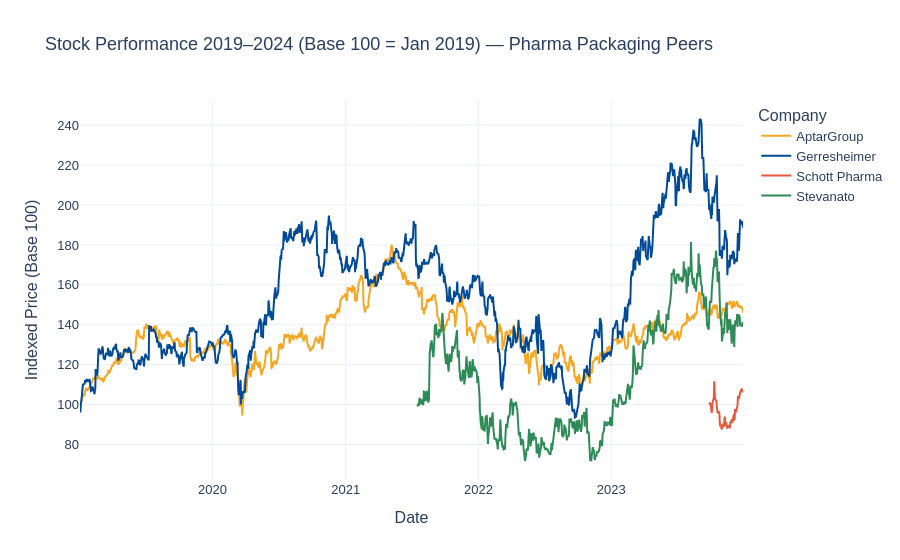

The notebook cell saved with this chart:
### Code cell
prices["date"] = pd.to_datetime(prices["date"])
prices = prices.sort_values(["company", "date"])

base = prices.groupby("company").first()["close"]
prices["close_norm"] = prices.apply(
    lambda r: r["close"] / base[r["company"]] * 100, axis=1
)

fig2 = go.Figure()

colors_map = {
    "Gerresheimer":  "#004A96",
    "Schott Pharma": "#E8593C",
    "Stevanato":     "#2E8B57",
    "AptarGroup":    "#F5A623"
}

for company in prices["company"].unique():
    subset = prices[prices["company"] == company]
    fig2.add_trace(go.Scatter(
        x=subset["date"],
        y=subset["close_norm"],
        name=company,
        mode="lines",
        line=dict(color=colors_map.get(company, "gray"), width=2)
    ))

fig2.update_layout(
    title="Stock Performance 2019–2024 (Base 100 = Jan 2019) — Pharma Packaging Peers",
    xaxis_title="Date",
    yaxis_title="Indexed Price (Base 100)",
    template="plotly_white",
    font=dict(family="Arial", size=13),
    hovermode="x unified",
    legend_title="Company"
)

fig2.show()

### Figure 1 — Plotly figure (JSON) as saved in the notebook; plotly's stock layout.template omitted (floating-point values rounded to 4 significant figures; data arrays with more than 128 entries replaced by an {"elided": "..."} marker saying what was removed)
{"data": [{"line": {"color": "#F5A623", "width": 2}, "mode": "lines", "name": "AptarGroup", "type": "scatter", "x": {"elided": "1258 str values"}, "y": {"elided": "1258 float values"}}, {"line": {"color": "#004A96", "width": 2}, "mode": "lines", "name": "Gerresheimer", "type": "scatter", "x": {"elided": "1272 str values"}, "y": {"elided": "1272 float values"}}, {"line": {"color": "#E8593C", "width": 2}, "mode": "lines", "name": "Schott Pharma", "type": "scatter", "x": ["2023-09-28T00:00:00.000000", "2023-09-29T00:00:00.000000", "2023-10-02T00:00:00.000000", "2023-10-03T00:00:00.000000", "2023-10-04T00:00:00.000000", "2023-10-05T00:00:00.000000", "2023-10-06T00:00:00.000000", "2023-10-09T00:00:00.000000", "2023-10-10T00:00:00.000000", "2023-10-11T00:00:00.000000", "2023-10-12T00:00:00.000000", "2023-10-13T00:00:00.000000", "2023-10-16T00:00:00.000000", "2023-10-17T00:00:00.000000", "2023-10-18T00:00:00.000000", "2023-10-19T00:00:00.000000", "2023-10-20T00:00:00.000000", "2023-10-23T00:00:00.000000", "2023-10-24T00:00:00.000000", "2023-10-25T00:00:00.000000", "2023-10-26T00:00:00.000000", "2023-10-27T00:00:00.000000", "2023-10-30T00:00:00.000000", "2023-10-31T00:00:00.000000", "2023-11-01T00:00:00.000000", "2023-11-02T00:00:00.000000", "2023-11-03T00:00:00.000000", "2023-11-06T00:00:00.000000", "2023-11-07T00:00:00.000000", "2023-11-08T00:00:00.000000", "2023-11-09T00:00:00.000000", "2023-11-10T00:00:00.000000", "2023-11-13T00:00:00.000000", "2023-11-14T00:00:00.000000", "2023-11-15T00:00:00.000000", "2023-11-16T00:00:00.000000", "2023-11-17T00:00:00.000000", "2023-11-20T00:00:00.000000", "2023-11-21T00:00:00.000000", "2023-11-22T00:00:00.000000", "2023-11-23T00:00:00.000000", "2023-11-24T00:00:00.000000", "2023-11-27T00:00:00.000000", "2023-11-28T00:00:00.000000", "2023-11-29T00:00:00.000000", "2023-11-30T00:00:00.000000", "2023-12-01T00:00:00.000000", "2023-12-04T00:00:00.000000", "2023-12-05T00:00:00.000000", "2023-12-06T00:00:00.000000", "2023-12-07T00:00:00.000000", "2023-12-08T00:00:00.000000", "2023-12-11T00:00:00.000000", "2023-12-12T00:00:00.000000", "2023-12-13T00:00:00.000000", "2023-12-14T00:00:00.000000", "2023-12-15T00:00:00.000000", "2023-12-18T00:00:00.000000", "2023-12-19T00:00:00.000000", "2023-12-20T00:00:00.000000", "2023-12-21T00:00:00.000000", "2023-12-22T00:00:00.000000", "2023-12-27T00:00:00.000000", "2023-12-28T00:00:00.000000", "2023-12-29T00:00:00.000000"], "y": [100.0, 101.1, 98.72, 95.85, 95.85, 97.44, 100.6, 102.7, 103.8, 111.6, 103.5, 102.9, 102.0, 101.7, 99.04, 95.97, 95.97, 95.85, 96.17, 95.85, 91.82, 89.14, 89.65, 87.54, 87.86, 89.46, 90.29, 89.78, 88.82, 92.52, 93.93, 90.35, 90.61, 89.39, 89.07, 87.86, 89.58, 88.75, 89.52, 88.69, 88.18, 91.05, 91.37, 92.65, 90.73, 91.37, 92.01, 95.21, 92.01, 92.65, 97.76, 95.85, 97.12, 98.4, 98.4, 99.68, 104.2, 102.9, 104.2, 105.4, 104.8, 106.7, 108.0, 106.1, 107.3]}, {"line": {"color": "#2E8B57", "width": 2}, "mode": "lines", "name": "Stevanato", "type": "scatter", "x": {"elided": "619 str values"}, "y": {"elided": "619 float values"}}], "layout": {"font": {"family": "Arial", "size": 13}, "hovermode": "x unified", "legend": {"title": {"text": "Company"}}, "title": {"text": "Stock Performance 2019–2024 (Base 100 = Jan 2019) — Pharma Packaging Peers"}, "xaxis": {"title": {"text": "Date"}}, "yaxis": {"title": {"text": "Indexed Price (Base 100)"}}}}
